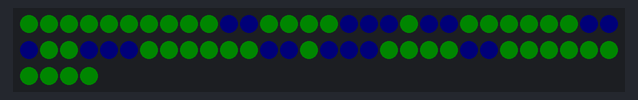
The sketch below on a simulated Arduino Uno, built with avr-gcc and run on an emulated ATmega328P. Parts: 64 RGB LEDs in strip order, left to right, continuing on the next row. Dim RGB values are drawn brighter than linear; colours are those a GRB WS2812 strip shows for the declared byte order.

Above: at 0.1 s.
At 2.1 s:
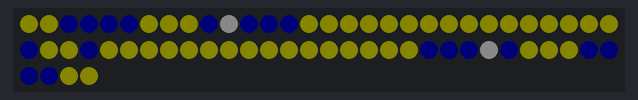
At 4.1 s:
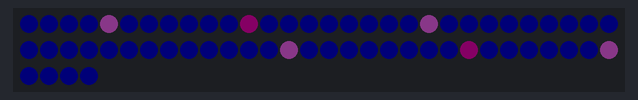
At 6.1 s:
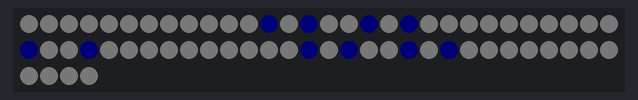

The sketch:

minecraft.ino
```cpp
#include <FastLED.h>
#define NUM_LEDS 64
CRGB leds[NUM_LEDS];

void setup() {
  FastLED.addLeds<WS2812, 6>(leds, NUM_LEDS);
  FastLED.setBrightness(10);
}

void loop() {

  draw_creeper();
  delay(2000);
  draw_bee();
  delay(2000);
  draw_enderman();
  delay(2000);
  draw_skeleton();
  delay(2000);

}

void draw_creeper()
{
  // somehow red and color swithed
  // not RGB bun GRB
  CRGB common_green = CRGB(205, 20, 20);
  CRGB dark_blue = CRGB(0, 0, 55);

  fill_solid(leds, NUM_LEDS, common_green);

  int dark_blue_pixels[] = {10, 11, 16, 17, 18, 20, 21, 28, 29, 30, 33, 34, 35, 42, 43, 45, 46, 47, 52, 53};
  int pixels_size = sizeof(dark_blue_pixels) / sizeof(dark_blue_pixels[0]);
  draw_pixels(dark_blue_pixels, pixels_size, dark_blue);

  FastLED.show();
}

void draw_bee()
{
  // somehow red and color swithed
  // not RGB bun GRB
  CRGB yellow = CRGB(200, 200, 0);
  CRGB white = CRGB(255, 255, 255);
  CRGB dark_blue = CRGB(0, 0, 55);

  fill_solid(leds, NUM_LEDS, yellow);

  int white_pixels[] = {10, 53};
  int white_pixels_size = sizeof(white_pixels) / sizeof(white_pixels[0]);
  draw_pixels(white_pixels, white_pixels_size, white);

  int blue_pixels[] = {2, 3, 4, 5, 9, 11, 12, 13, 30, 33, 50, 51, 52, 54, 58, 59, 60, 61};
  int blue_pixels_size = sizeof(blue_pixels) / sizeof(blue_pixels[0]);
  draw_pixels(blue_pixels, blue_pixels_size, dark_blue);

  FastLED.show();
}

void draw_enderman()
{
  // somehow red and color swithed
  // not RGB bun GRB
  CRGB dark_blue = CRGB(10, 10, 55);
  CRGB purple = CRGB(102, 255, 255);
  CRGB dark_purple = CRGB(0, 204, 153);

  fill_solid(leds, NUM_LEDS, dark_blue);

  int purple_pixels[] = {4, 20, 43, 59};
  int purple_pixels_size = sizeof(purple_pixels) / sizeof(purple_pixels[0]);
  draw_pixels(purple_pixels, purple_pixels_size, purple);

  int dark_purple_pixels[] = {11, 52};
  int dark_purple_pixels_size = sizeof(dark_purple_pixels) / sizeof(dark_purple_pixels[0]);
  draw_pixels(dark_purple_pixels, dark_purple_pixels_size, dark_purple);

  FastLED.show();
}

void draw_skeleton()
{
  // somehow red and color swithed
  // not RGB bun GRB
  CRGB dark_blue = CRGB(10, 10, 55);
  CRGB white = CRGB(50, 50, 50);

  fill_solid(leds, NUM_LEDS, white);

  int dark_blue_pixels[] = {14, 17, 30, 33, 46, 49, 12, 19, 44, 51};
  int dark_blue_pixels_size = sizeof(dark_blue_pixels) / sizeof(dark_blue_pixels[0]);
  draw_pixels(dark_blue_pixels, dark_blue_pixels_size, dark_blue);

  FastLED.show();
}

void draw_pixels(int pixels[], int pixels_size, CRGB crgb)
{
  for (int i = 0; i < pixels_size; ++i) {
    leds[pixels[i]] = crgb;
  }
}
```

Measured:
- by itself, everything shown: repeats every 8.0 s, in 4 steps
- what the display in image 1 shows lasts 2.0 s, from 2.0 s to 4.0 s
